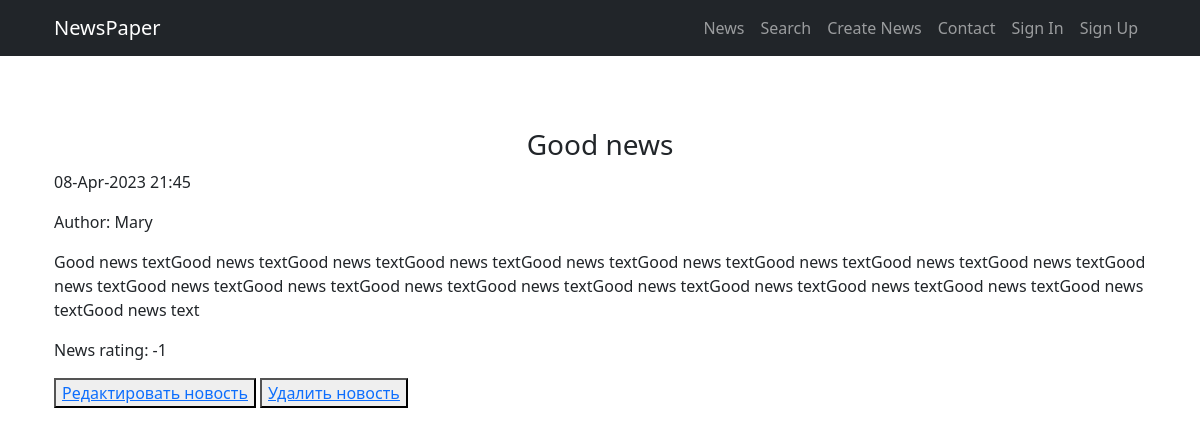
Screenshot of /news/1 with the database file from the repository.
### news/models.py (models this page shows, shortened)
class Post(models.Model):
    post_author = models.ForeignKey(Author, on_delete=models.CASCADE)
    news_title = models.CharField(max_length=255)
    news_text = models.TextField()
    news_rating = models.IntegerField(default=0)
    create_time = models.DateTimeField(auto_now_add=True)
    news = 'nw'
    article = 'ar'
    NEWS_TYPE = [(news, 'Новость'),
                 (article, 'Статья')]
    news_type_choice = models.CharField(max_length=20,
                                        choices=NEWS_TYPE,
                                        default=news)
    category = models.ManyToManyField(Category, through='PostCategory')

class Author(models.Model):
    author = models.OneToOneField(User, on_delete=models.CASCADE)
    author_rating = models.IntegerField(default=0)

### news/views.py (the view)
# urls.py: path('<int:pk>', NewsDetail.as_view(), name='news'),
class NewsDetail(DetailView):
    model = Post
    template_name = 'newsobj.html'
    context_object_name = 'newsobj'

### news/templatetags/custom_filters.py (called while the page is built)
@register.filter(name='censor')
def censor(value):
    if isinstance(value, str):
        for _ in cens_words_list:
            if _.lower() in value.lower():
                value = value.replace(_.lower(), '*' * len(_))
            else:
                continue
    else:
        raise ValueError
    return value

@register.filter(name='multiply')
def multiply(value, arg):
    if isinstance(value, str) and isinstance(arg, int):
        return str(value) * arg
    else:
        raise ValueError(f'Нельзя умножить {type(value)} на {type(arg)}')

### templates/newsobj.html (shortened to what this page needs)
{% extends 'flatpages/default.html' %}
{% load custom_filters %}
{% block content %}
        {% if newsobj %}
                <h3 class="col-lg-12 text-center"> {{ newsobj.news_title|censor }} </h3>
                <p> {{ newsobj.create_time.date|date:'d-M-Y' }} {{ newsobj.create_time.time|time:'H:i' }} </p>
                <p> Author: {{ newsobj.post_author.author.username }} </p>
                <p> {{ newsobj.news_text|censor|multiply:20 }} </p>
                <p> News rating: {{ newsobj.news_rating }} </p>
                <p><button><a href="{% url 'edit' newsobj.id %}"><u>Редактировать новость</u></a></button> <button><a href="{% url 'delete' newsobj.id %}"><u> Удалить новость </u></a></button></p>
        {% else %}
                <h2>Статья была удалена или никогда не существовала</h2>
        {% endif %}
{% endblock content %}

### rows the page displays
Post: news_title|censor "Good news", create_time "08-Apr-2023", create_time.time "21:45", post_author.author.username "Mary", news_text|censor "Good news textGood news textGood news textGood news textGood news textGood news textGood news textGood news textGood news textGood news textGood news textGood news textGood news textGood news textGood news textGood news textGood news textGood news textGood news textGood news text", news_rating "-1"
